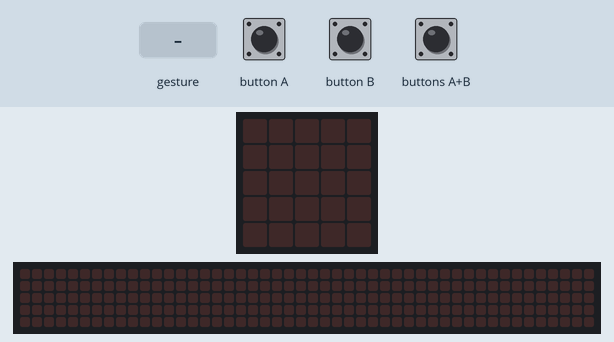
This program was run on a simulated BBC micro:bit (MakeCode). Shown: the board's 5×5 LED display, a strip that is not on the board, showing the scrolling text unrolled. The test bench sets the inputs (shaded band). A tilt is held for 1.5 s and a shake lasts 1 s, then the board lies face up again; the 48×5 strip is a reading aid, not a part: it shows the text the display is scrolling, unrolled, one strip-width of it at a time.

Above: at 1.2 s.
1.3 s: button A pressed for 0.15 s
At 4.0 s:
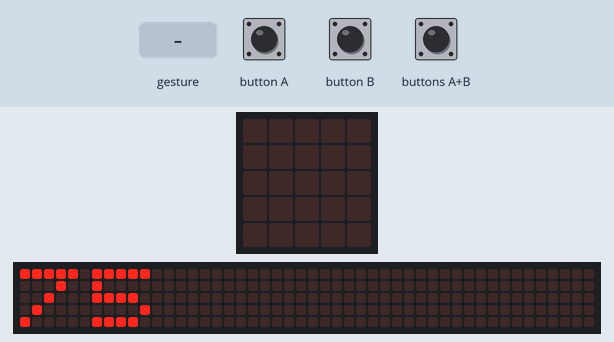
4.3 s: buttons A+B pressed for 0.15 s
At 4.8 s:
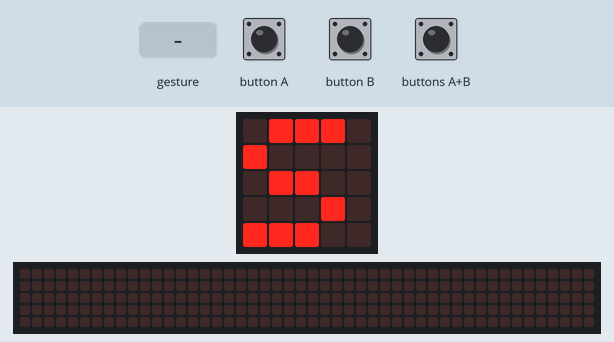
7.3 s: button B pressed for 0.15 s
10.4 s: buttons A+B pressed for 1 s
At 14.12 s:
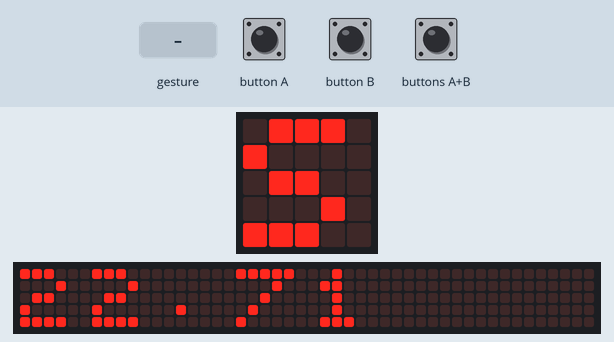

The program:

main.ts
```typescript
input.onButtonPressed(Button.A, function () {
    peso = peso + 1
    basic.showNumber(peso)
})
input.onGesture(Gesture.Shake, function () {
    peso = 74
    basic.showNumber(peso)
})
input.onButtonPressed(Button.AB, function () {
    imc = 10000 * peso / estatura
    if (imc >= 18.5 && imc <= 25) {
        // S es Saludable
        basic.showString("S")
    } else if (imc >= 25 && imc <= 30) {
        // SP es Sobrepeso
        basic.showString("SP")
    } else if (imc > 30) {
        // OB es Obesidad
        basic.showString("OB")
    } else {
        // DE es Delgada
        basic.showString("DE")
    }
    basic.showNumber(imc)
})
input.onButtonPressed(Button.B, function () {
    peso = peso - 1
    basic.showNumber(peso)
})
let imc = 0
let estatura = 0
let peso = 0
peso = 74
estatura = 180
estatura += estatura * estatura
imc = 0
```

test.ts
```typescript
// aquí va el archivo "tests"; esto no se compilará cuando este paquete se utilice como una extensión.
```

Measured:
- after the input at 1.3 s, the display: changes after 0.15 s (image 1)
- after the input at 4.3 s, the display: changes after 0.15 s (image 2)
- after the input at 10.4 s, the display: first differs from a run without the input after 2.9 s (image 3 shows a later state)
- what the display in image 2 shows lasts 0.7 s, from 4.5 s to 5.2 s
